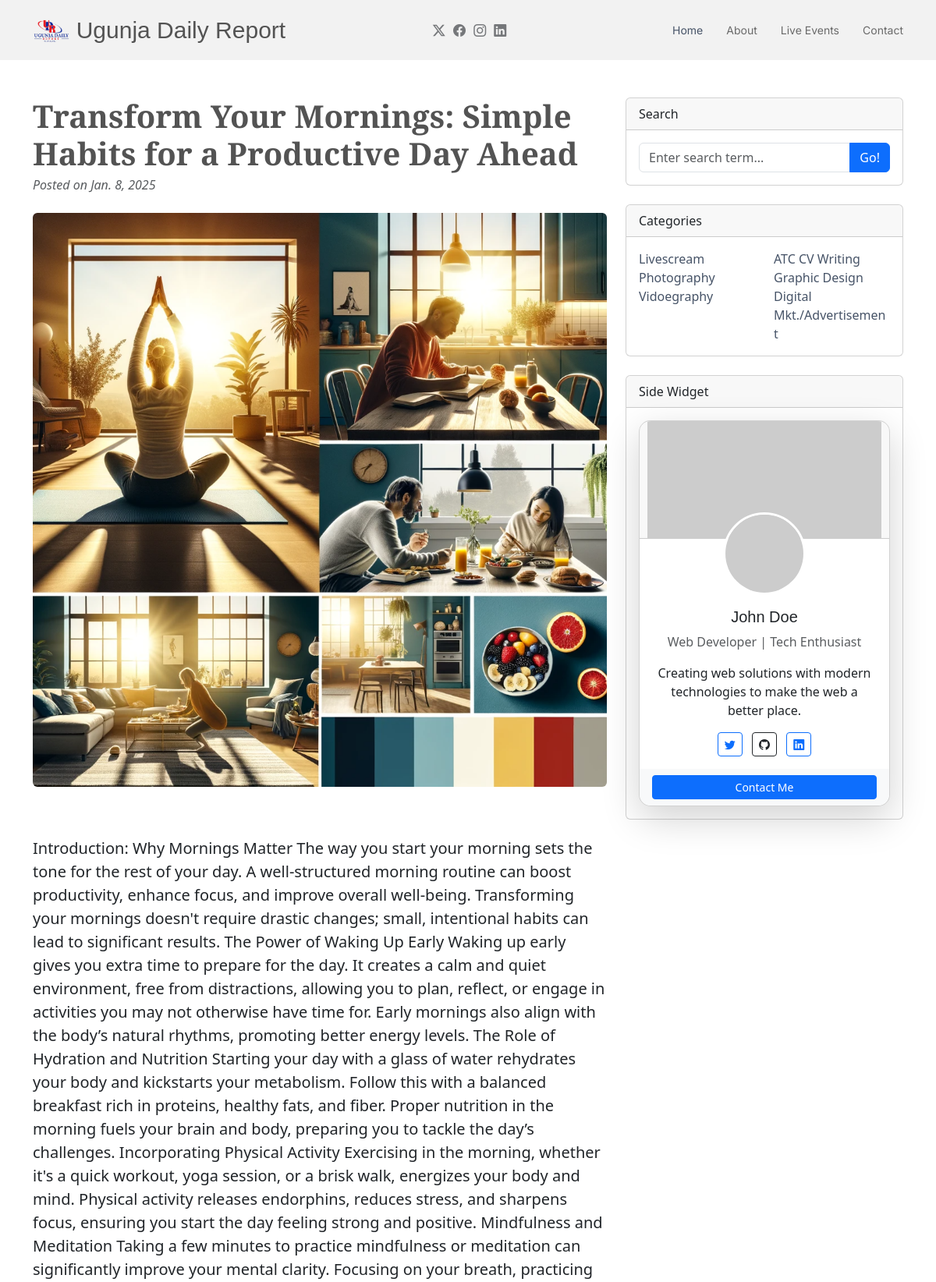
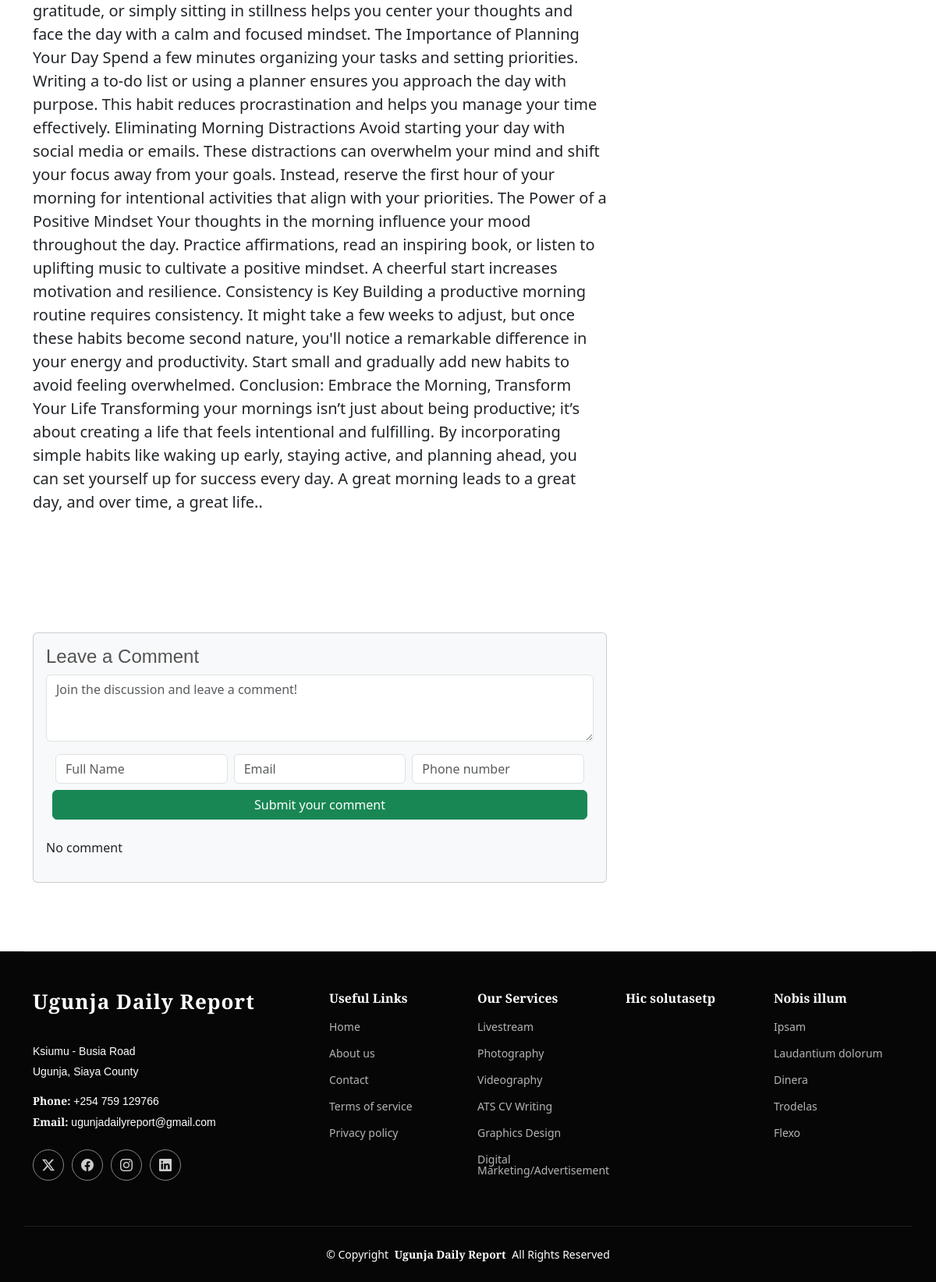
The page /life_col4/1 on the database its author committed (2 pictures, top to bottom).
### daily_report/models.py (models this page shows, shortened)
class lifestyle_col_4(models.Model):
    type = models.CharField(max_length=30, null=False, blank=False, default='Lifestyle')
    date = models.DateField(default=now, null=False, blank=False)
    title = models.CharField(max_length=300, null=False, blank=False)
    writer_name = models.CharField(max_length=30, null=False, blank=False)
    photo = models.ImageField(upload_to='uploads/business', default='uploads/business/business.jpg')
    description = models.TextField(default="")

### daily_report/views.py (the view)
# urls.py: path('life_col4/<id>', views.life_col4, name='life_col4'),
def life_col4(request, id):
    life_coll4 = lifestyle_col_4.objects.get(id=id)
    comm_life_col4 = comment_lifestyle_col4.objects.all()
    return render(request, 'lifestyle/life_col4.html', {'life_coll4': life_coll4, 'comm_life_col4': comm_life_col4})

### daily_report/templates/lifestyle/life_col4.html (shortened to what this page needs)
{% load static %}
<!DOCTYPE html>
<html lang="en">
<head>
    <link href="{% static 'assets/vendor/bootstrap/css/bootstrap.min.css' %}" rel="stylesheet">
    <link href="{% static 'assets/vendor/bootstrap-icons/bootstrap-icons.css' %}" rel="stylesheet">
    <link href="{% static 'assets/vendor/aos/aos.css' %}" rel="stylesheet">
    <link href="{% static 'assets/vendor/swiper/swiper-bundle.min.css' %}" rel="stylesheet">
    <link href="{% static 'assets/css/main.css' %}" rel="stylesheet">
</head>
<body class="index-page">
<header id="header" class="header d-flex align-items-center sticky-top">
    <div class="container position-relative d-flex align-items-center justify-content-between">
        <a href="/" class="logo d-flex align-items-center me-auto me-xl-0">
            <img src="{% static 'assets/img/logo1.png' %}" alt="">
            <h1 class="sitename">Ugunja Daily Report</h1>
        </a>
        <nav id="navmenu" class="navmenu">
            <ul>
                <li><a href="/" class="active">Home</a></li>
                <li><a href="/about">About</a></li>
                <li><a href="/live_event">Live Events</a></li>
                <li><a href="/contact">Contact</a></li>
            </ul>
        </nav>
        <div class="header-social-links">
            <a target="_blank" href="https://x.com/UgunjaOnline?t=5RmRRW5MwKeECv6P-m9fxw&s=09" class="twitter"><i
                    class="bi bi-twitter-x"></i></a>
            <a target="_blank" href="https://www.facebook.com/UgunjaOnline" class="facebook"><i
                    class="bi bi-facebook"></i></a>
            <a href="#" class="instagram"><i class="bi bi-instagram"></i></a>
            <a href="#" class="linkedin"><i class="bi bi-linkedin"></i></a>
        </div>
    </div>
</header>
<div class="container mt-5">
    <div class="row">
        <div class="col-lg-8">
            <article>
                <header class="mb-4">
                    <h1 class="fw-bolder mb-1">{{ life_coll4.title }}</h1>
                    <div class="text-muted fst-italic mb-2">Posted on {{ life_coll4.date }}</div>
                </header>
                <figure class="mb-4">
                    <img class="img-fluid rounded" src="/media/{{ life_coll4.photo }}" alt="Blog post image">
                </figure>
                <section class="mb-5">
                    <p class="fs-5 mb-4">{{ life_coll4.description }}.</p>
                </section>
            </article>
            <section class="mb-5">
                <div class="card bg-light">
                    <div>
                        <div class="card-body">
                            <h4>Leave a Comment</h4>
                            <form class="mb-4" method="post" action="/comment_life_col44">
                                <textarea class="form-control" rows="3"
                                          placeholder="Join the discussion and leave a comment!" required
                                          name="comment"></textarea>
                                <div class="container mt-3">
                                    <div class="row g-2">
                                        <div class="col-md-4">
                                            <input type="text" class="form-control" name="full_name"
                                                   placeholder="Full Name"
                                                   required>
                                        </div>
                                        <div class="col-md-4">
                                            <input type="email" class="form-control" name="email" placeholder="Email"
                                                   required>
                                        </div>
                                        <div class="col-md-4">
                                            <input type="text" class="form-control" name="phone"
                                                   placeholder="Phone number"
                                                   required>
                                        </div>
                                        <button type="submit" class="btn btn-success">Submit your comment</button>
                                    </div>
                                </div>
                            </form>
                            {% for com in comment_lifestyle_col4 %}
                                <div class="d-flex mb-4">
                                    <div class="flex-shrink-0"><img class="rounded-circle"
                                                                    src="/media/{{ com.image }}" alt="..." height="50"
                                                                    width="50"></div>
                                    <div class="ms-3">
                                        <div class="fw-bold">{{ com.full_name }}</div>
                                        {{ com.comm }}
                                    </div>
                                </div>
                            {% empty %}
                                <p>No comment</p>
                            {% endfor %}
                        </div>
                    </div>
            </section>
        </div>
        <div class="col-lg-4">
            <div class="card mb-4">
                <div class="card-header">Search</div>
                <div class="card-body">
                    <div class="input-group">
                        <input class="form-control" type="text" placeholder="Enter search term..."
                               aria-label="Enter search term..." aria-describedby="button-search">
                        <button class="btn btn-primary" id="button-search" type="submit">Go!</button>
                    </div>
                </div>
            </div>
            <div class="card mb-4">
                <div class="card-header">Categories</div>
                <div class="card-body">
                    <div class="row">
                        <div class="col-sm-6">
                            <ul class="list-unstyled mb-0">
                                <li><a href="#!">Livescream</a></li>
                                <li><a href="#!">Photography</a></li>
                                <li><a href="#!">Vidoegraphy</a></li>
                            </ul>
                        </div>
                        <div class="col-sm-6">
                            <ul class="list-unstyled mb-0">
                                <li><a href="#!">ATC CV Writing</a></li>
                                <li><a href="#!">Graphic Design</a></li>
                                <li><a href="#!">Digital Mkt./Advertisement</a></li>
                            </ul>
                        </div>
                    </div>
                </div>
            </div>
            <div class="card mb-4">
                <div class="card-header">Side Widget</div>
                <div class="card-body text-center">
                    <div class="card shadow-lg" style="width: 100%; border-radius: 15px;">
                        <div class="card-header p-0 position-relative"
                             style="overflow: hidden; border-top-left-radius: 15px; border-top-right-radius: 15px;">
                            <img src="https://via.placeholder.com/300x150" class="img-fluid" alt="Profile Banner">
                        </div>
                        <div class="card-body text-center">
                            <img src="https://via.placeholder.com/100"
                                 class="rounded-circle border border-3 border-white position-relative"
                                 style="margin-top: -50px;" alt="Profile Picture">
                            <h5 class="card-title mt-3">John Doe</h5>
                            <p class="text-muted">Web Developer | Tech Enthusiast</p>
                            <p class="card-text">Creating web solutions with modern technologies to make the web a
                                better place.</p>
                            <div>
                                <a href="#" class="btn btn-outline-primary btn-sm mx-1"><i
                                        class="bi bi-twitter"></i></a>
                                <a href="#" class="btn btn-outline-dark btn-sm mx-1"><i class="bi bi-github"></i></a>
                                <a href="#" class="btn btn-outline-primary btn-sm mx-1"><i
                                        class="bi bi-linkedin"></i></a>
                            </div>
                        </div>
                        <div class="card-footer text-center bg-light border-top-0"
                             style="border-bottom-left-radius: 15px; border-bottom-right-radius: 15px;">
                            <a href="#" class="btn btn-primary btn-sm w-100">Contact Me</a>
                        </div>
                    </div>
                </div>
            </div>
            <link rel="stylesheet" href="https://cdn.jsdelivr.net/npm/bootstrap-icons/font/bootstrap-icons.css">
        </div>
    </div>
</div>
<footer id="footer" class="footer dark-background">
    <div class="container footer-top">
        <div class="row gy-4">
            <div class="col-lg-4 col-md-6 footer-about">
                <a href="/" class="logo d-flex align-items-center">
                    <span class="sitename">Ugunja Daily Report</span>
                </a>
                <div class="footer-contact pt-3">
                    <p>Ksiumu - Busia Road</p>
                    <p>Ugunja, Siaya County</p>
                    <p class="mt-3"><strong>Phone:</strong> <span>+254 759 129766</span></p>
                    <p><strong>Email:</strong> <span>ugunjadailyreport@gmail.com</span></p>
                </div>
                <div class="social-links d-flex mt-4">
                    <a href="https://x.com/UgunjaOnline?t=5RmRRW5MwKeECv6P-m9fxw&s=09"><i
                            class="bi bi-twitter-x"></i></a>
                    <a href="https://www.facebook.com/UgunjaOnline?mibextid=ZbWKwL"><i class="bi bi-facebook"></i></a>
                    <a href=""><i class="bi bi-instagram"></i></a>
                    <a href=""><i class="bi bi-linkedin"></i></a>
                </div>
            </div>
            <div class="col-lg-2 col-md-3 footer-links">
                <h4>Useful Links</h4>
                <ul>
                    <li><a href="/">Home</a></li>
                    <li><a href="/about">About us</a></li>
                    <li><a href="/contact">Contact</a></li>
                    <li><a href="#">Terms of service</a></li>
                    <li><a href="#">Privacy policy</a></li>
                </ul>
            </div>
            <div class="col-lg-2 col-md-3 footer-links">
                <h4>Our Services</h4>
                <ul>
                    <li><a href="#">Livestream</a></li>
                    <li><a href="#">Photography</a></li>
                    <li><a href="#">Videography</a></li>
                    <li><a href="#">ATS CV Writing</a></li>
                    <li><a href="#">Graphics Design</a></li>
                    <li><a href="#">Digital Marketing/Advertisement</a></li>
                </ul>
            </div>
            <div class="col-lg-2 col-md-3 footer-links">
                <h4>Hic solutasetp</h4>
                <ul>
                    <li><a href="#"></a></li>
                    <li><a href="#"></a></li>
                    <li><a href="#"></a></li>
                    <li><a href="#"></a></li>
                    <li><a href="#"></a></li>
                </ul>
            </div>
            <div class="col-lg-2 col-md-3 footer-links">
                <h4>Nobis illum</h4>
                <ul>
                    <li><a href="#">Ipsam</a></li>
                    <li><a href="#">Laudantium dolorum</a></li>
                    <li><a href="#">Dinera</a></li>
                    <li><a href="#">Trodelas</a></li>
                    <li><a href="#">Flexo</a></li>
                </ul>
            </div>
        </div>
    </div>
    <div class="container copyright text-center mt-4">
        <p>© <span>Copyright</span> <strong class="px-1 sitename">Ugunja Daily Report</strong>
            <span>All Rights Reserved</span></p>
    </div>
</footer>
</body>
</html>

### rows shown on the page
lifestyle_col_4: title "Transform Your Mornings: Simple Habits for a Productive Day Ahead", date "Jan. 8, 2025", photo (picture), description "Introduction: Why Mornings Matter The way you start your morning sets the tone for the rest of your day. A well-structured morning routine can boost productivity, enhance focus, and improve overall well-being. Transforming your mornings doesn't require drastic changes; small, intentional habits can lead to significant results. The Power of Waking Up Early Waking up early gives you extra time to prepare for the day. It creates a calm and quiet environment, free from distractions, allowing you to plan, reflect, or engage in activities you may not otherwise have time for. Early mornings also align with the body’s natural rhythms, promoting better energy levels. The Role of Hydration and…"
